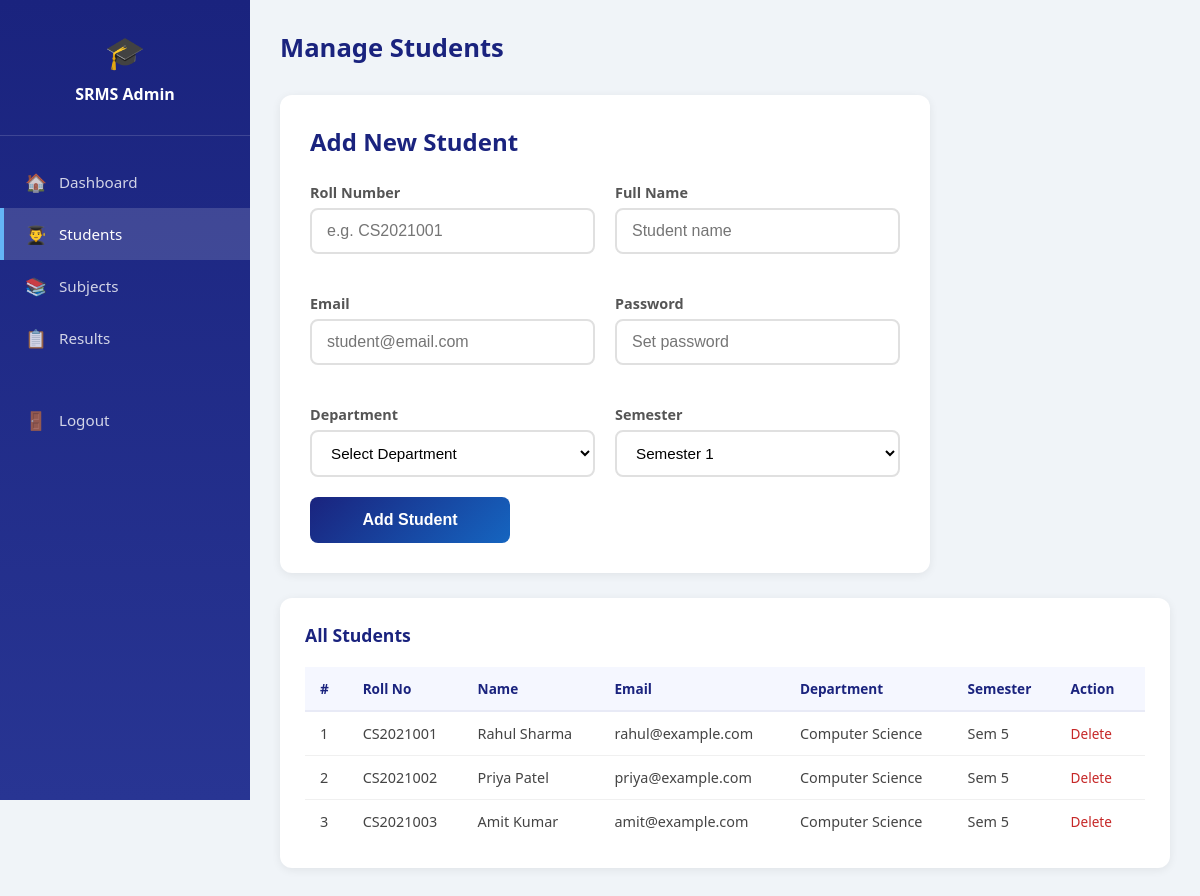
Screenshot of /php/manage_students.php (signed in) with the database file from the repository.
### tables this page shows
CREATE TABLE students (
    id INT AUTO_INCREMENT PRIMARY KEY,
    roll_no VARCHAR(20) NOT NULL UNIQUE,
    name VARCHAR(100) NOT NULL,
    email VARCHAR(100) NOT NULL UNIQUE,
    password VARCHAR(255) NOT NULL,
    department VARCHAR(50) NOT NULL,
    semester INT NOT NULL,
    created_at TIMESTAMP DEFAULT CURRENT_TIMESTAMP
);

### php/manage_students.php (the view, shortened to what this page needs)
<?php
require_once 'config.php';
$students = mysqli_query($conn, "SELECT * FROM students ORDER BY roll_no");
?>
<!DOCTYPE html>
<html lang="en">
<head>
    <link rel="stylesheet" href="../css/style.css">
</head>
<body>
<div class="dashboard">
    <aside class="sidebar">
        <div class="brand"><div style="font-size:2rem;">🎓</div><h3>SRMS Admin</h3></div>
        <nav>
            <a href="admin_dashboard.php"><span>🏠</span> Dashboard</a>
            <a href="manage_students.php" class="active"><span>👨‍🎓</span> Students</a>
            <a href="manage_subjects.php"><span>📚</span> Subjects</a>
            <a href="manage_results.php"><span>📋</span> Results</a>
            <a href="admin_logout.php" style="margin-top:30px;"><span>🚪</span> Logout</a>
        </nav>
    </aside>
    <main class="main-content">
        <div class="topbar"><h1>Manage Students</h1></div>
        <div class="form-card" style="margin-bottom:25px;">
            <h2>Add New Student</h2>
            <form method="POST">
                <div class="form-row">
                    <div class="form-group">
                        <label>Roll Number</label>
                        <input type="text" name="roll_no" placeholder="e.g. CS2021001" required>
                    </div>
                    <div class="form-group">
                        <label>Full Name</label>
                        <input type="text" name="name" placeholder="Student name" required>
                    </div>
                    <div class="form-group">
                        <label>Email</label>
                        <input type="email" name="email" placeholder="student@email.com" required>
                    </div>
                    <div class="form-group">
                        <label>Password</label>
                        <input type="password" name="password" placeholder="Set password" required>
                    </div>
                    <div class="form-group">
                        <label>Department</label>
                        <select name="department" required>
                            <option value="">Select Department</option>
                        </select>
                    </div>
                    <div class="form-group">
                        <label>Semester</label>
                        <select name="semester" required>
                            <?php for($i=1;$i<=8;$i++) echo "<option value='$i'>Semester $i</option>"; ?>
                        </select>
                    </div>
                </div>
                <button type="submit" name="add_student" class="submit-btn" style="max-width:200px;">Add Student</button>
            </form>
        </div>
        <div class="table-card">
            <h2>All Students</h2>
            <table>
                <thead>
                    <tr><th>#</th><th>Roll No</th><th>Name</th><th>Email</th><th>Department</th><th>Semester</th><th>Action</th></tr>
                </thead>
                <tbody>
                <?php $i=1; while ($row = mysqli_fetch_assoc($students)): ?>
                <tr>
                    <td><?= $i++ ?></td>
                    <td><?= htmlspecialchars($row['roll_no']) ?></td>
                    <td><?= htmlspecialchars($row['name']) ?></td>
                    <td><?= htmlspecialchars($row['email']) ?></td>
                    <td><?= htmlspecialchars($row['department']) ?></td>
                    <td>Sem <?= $row['semester'] ?></td>
                    <td class="action-links">
                        <a href="?delete=<?= $row['id'] ?>" class="del" onclick="return confirm('Delete this student?')">Delete</a>
                    </td>
                </tr>
                <?php endwhile; ?>
                </tbody>
            </table>
        </div>
    </main>
</div>
</body>
</html>

### css/style.css (style rules this page uses)
* { margin: 0; padding: 0; box-sizing: border-box; }
body { font-family: 'Segoe UI', Tahoma, Geneva, Verdana, sans-serif; background: #f0f4f8; color: #333; }
.form-group { margin-bottom: 20px; }
.form-group label { display: block; font-weight: 600; margin-bottom: 6px; color: #444; font-size: 0.9rem; }
.form-group input { width: 100%; padding: 12px 15px; border: 2px solid #e0e0e0; border-radius: 8px; font-size: 1rem; transition: border-color 0.2s; outline: none; }
.submit-btn { width: 100%; padding: 14px; background: linear-gradient(135deg, #1a237e, #1565c0); color: white; border: none; border-radius: 8px; font-size: 1rem; font-weight: 600; cursor: pointer; transition: opacity 0.2s; }
.dashboard { display: flex; min-height: 100vh; }
.sidebar { width: 250px; min-height: 100vh; background: linear-gradient(180deg, #1a237e, #283593); padding: 30px 0; position: fixed; top: 0; left: 0; }
.sidebar .brand { text-align: center; padding: 0 20px 30px; border-bottom: 1px solid rgba(255,255,255,0.15); }
.sidebar .brand h3 { color: white; font-size: 1rem; margin-top: 10px; }
.sidebar nav { padding: 20px 0; }
.sidebar nav a { display: flex; align-items: center; gap: 12px; color: rgba(255,255,255,0.8); text-decoration: none; padding: 14px 25px; font-size: 0.95rem; transition: all 0.2s; }
.sidebar nav a:hover, .sidebar nav a.active { background: rgba(255,255,255,0.15); color: white; border-left: 4px solid #64b5f6; padding-left: 21px; }
.sidebar nav a span { font-size: 1.1rem; }
.main-content { margin-left: 250px; flex: 1; padding: 30px; }
.topbar { display: flex; justify-content: space-between; align-items: center; margin-bottom: 30px; }
.topbar h1 { font-size: 1.6rem; color: #1a237e; }
.table-card { background: white; border-radius: 12px; padding: 25px; box-shadow: 0 2px 10px rgba(0,0,0,0.07); margin-bottom: 30px; }
.table-card h2 { color: #1a237e; margin-bottom: 20px; font-size: 1.1rem; }
table { width: 100%; border-collapse: collapse; }
th { background: #f5f7ff; color: #1a237e; font-weight: 600; text-align: left; padding: 12px 15px; font-size: 0.85rem; border-bottom: 2px solid #e8eaf6; }
td { padding: 12px 15px; border-bottom: 1px solid #f0f0f0; font-size: 0.9rem; color: #444; }
tr:last-child td { border-bottom: none; }
.action-links a { color: #1565c0; text-decoration: none; margin-right: 10px; font-size: 0.85rem; }
.action-links a.del { color: #c62828; }
.form-card { background: white; border-radius: 12px; padding: 30px; box-shadow: 0 2px 10px rgba(0,0,0,0.07); max-width: 650px; }
.form-card h2 { color: #1a237e; margin-bottom: 25px; }
.form-row { display: grid; grid-template-columns: 1fr 1fr; gap: 20px; }
.form-card .form-group label { color: #555; }
.form-card .form-group select { width: 100%; padding: 12px 15px; border: 2px solid #e0e0e0; border-radius: 8px; font-size: 0.95rem; outline: none; background: white; }

### rows the page displays
students: roll_no "CS2021001", name "Rahul Sharma", email "rahul@example.com", department "Computer Science", semester "5"
students: roll_no "CS2021002", name "Priya Patel", email "priya@example.com", department "Computer Science", semester "5"
students: roll_no "CS2021003", name "Amit Kumar", email "amit@example.com", department "Computer Science", semester "5"
